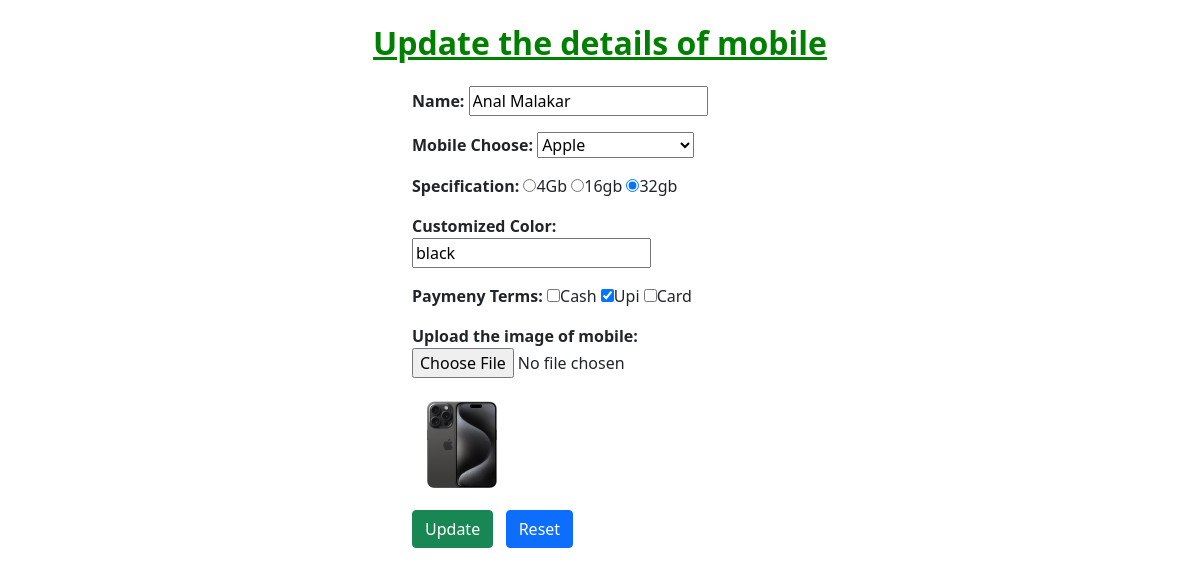
/edit.php?id=5, run on the app's committed database.
### tables this page shows
CREATE TABLE `std` (
  `c_id` int(10) NOT NULL,
  `name` varchar(255) NOT NULL,
  `mobile` varchar(255) NOT NULL,
  `spec` varchar(255) NOT NULL,
  `color` varchar(255) NOT NULL,
  `pay` varchar(255) NOT NULL,
  `img` varchar(255) NOT NULL
);

### edit.php (the view, shortened to what this page needs)
<!DOCTYPE html>
<html lang="en">
<head>
  <link rel="stylesheet" href="https://stackpath.bootstrapcdn.com/bootstrap/5.0.0-alpha1/css/bootstrap.min.css">
</head>
<body>
<?php
$con = mysqli_connect("localhost","root","","tasknit");
$id= $_GET['id'];
$sel="SELECT * FROM std WHERE c_id='$id'";
$rs=$con->query($sel);
$row=$rs->fetch_assoc();
?>
<div class="container-fluid">
    <div class="row">
        <div class="col-sm-12">
            <h2 class="text-center m-4" style="color:green"><b><u>Update the details of mobile</u></b></h2>
        </div>
    <div class="col-sm-4"></div>
    <div class="col-sm-4">
        <form action="upd.php" method="post" enctype="multipart/form-data">
            <p><b>Name:
           <input type="text" name="name" placeholder="Write you name" value="<?php echo $row['name']; ?>"></b></p>
            <p><b>Mobile Choose:
                <select name="mobile" id="">
                    <option <?php if($row['mobile'] == "Apple" ){ echo "selected";} ?> value="Apple">Apple</option>
                </select>
                  </b>
            </p>
            <p><b>Specification:</b>
                <input <?php if($row['spec'] == "4Gb" ){ echo "checked";} ?> type="radio" name="spec" value="4Gb">4Gb
                <input <?php if($row['spec'] == "16gb" ){ echo "checked";} ?> type="radio" name="spec" value="16gb">16gb
                <input <?php if($row['spec'] == "32gb" ){ echo "checked";} ?> type="radio" name="spec" value="32gb">32gb
            </p>
            <p>
                <b>Customized Color:</b>
                <input type="text" name="color" value="<?php echo $row['color']; ?>" >
            </p>
            <?php
                 $subarr= explode(",",$row['pay']);
            ?>
            <p>
                <b>Paymeny Terms:</b>
                <input <?php if(in_array("Cash",$subarr)) {echo "checked";} ?> type="checkbox" name="pay[]" id="" value="Cash">Cash
                <input <?php if(in_array("Upi",$subarr)) {echo "checked";} ?> type="checkbox" name="pay[]" id="" value="Upi">Upi
                <input <?php if(in_array("Card",$subarr)) {echo "checked";} ?> type="checkbox" name="pay[]" id="" value="Card">Card
            </p>
            <p><b>Upload the image of mobile:</b>
                <input type="file" name="img" id="">
            </p>
            <p><img  style="width: 100px;" src="upload/<?php echo $row['img']; ?>" alt=""></p>
            <p>
                <input class="btn btn-success" type="submit" name="submit" value="Update"> &nbsp;
                <input class="btn btn-primary" type="reset" name="reset" value="Reset">
            </p>
        </form>
    </div>
    <div class="col-sm-4"></div>
</div>
</div>
</body>
</html>

### edit.php (style rules this page uses)
body { background-image: url('https://img.freepik.com/premium-photo/photo-with-copy-space-left-side-objects-right-white-smartphone-wireless-earphones_245974-10224.jpg?w=1060'); background-size: cover; background-repeat: no-repeat; background-attachment: fixed; }

### data on the page
std: name "Anal Malakar", mobile "Apple", spec "☑", color "black", pay "☑", img (picture)
